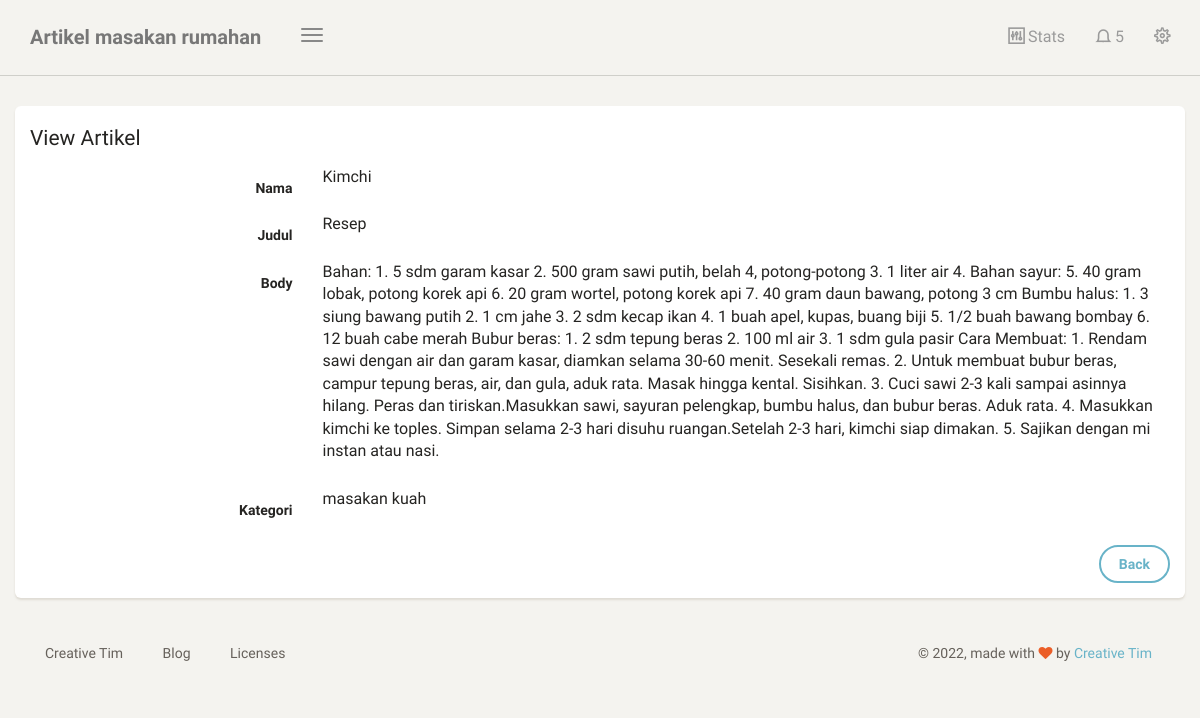
Screenshot of /dashboard/artikel/lihat/6 (signed in) with the database file from the repository.
### blog/models.py (models this page shows, shortened)
class Artikel(models.Model):
    nama = models.CharField(max_length=100,blank=True,null=True)
    judul = models.CharField(max_length=100)
    body = models.TextField()
    kategori = models.ForeignKey(Kategori, on_delete=models.CASCADE, blank=True,null=True)
    date = models.DateTimeField(auto_now_add=True)
    class meta :
        ordering = ['-id']
        verbose_name_plural = "Artikel"

class Kategori(models.Model):
    nama = models.CharField(max_length=100)
    def __str__(self):
         return self.nama
    class meta :
        verbose_name_plural = "Kategori"

### blog/views.py (the view)
# urls.py: path('artikel/lihat/<str:id>',lihat_artikel, name='lihat_artikel'),
@login_required
def lihat_artikel(request, id):
    template_name = "back/lihat_artikel.html"
    artikel = Artikel.objects.get(id=id)
    context = {
        'title' : 'View Artikel',
        'artikel' :artikel,
    }
    return render(request, template_name, context)

### templates/back/lihat_artikel.html (shortened to what this page needs)
{% extends 'back/base.html' %}
{% block content %}
<div class="content">
    <div class="container-fluid">
        <div class="row">
            <div class="col-6">
                <div class="card">
                    <form class="form-horizontal" method="POST">
                        <div class="card-header">
                            <h4 class="card-title">
                                {{title}}
                            </h4>
                        </div>
                        <div class="card-content">
                            <div class="form-group">
                                <label class="col-md-3 control-label">Nama</label>
                                <div class="col-md-9">
                                    <p>{{artikel.nama}}</p>
                                </div>
                            </div>
                            <div class="form-group">
                                <label class="col-md-3 control-label">Judul</label>
                                <div class="col-md-9">
                                    <p>{{artikel.judul}}</p>
                                </div>
                            </div>
                            <div class="form-group">
                                <label class="col-md-3 control-label">Body</label>
                                <div class="col-md-9">
                                    <p>{{artikel.body}}</p>
                                </div>
                            </div>
                            <div class="form-group">
                                <label class="col-md-3 control-label">Kategori</label>
                                <div class="col-md-9">
                                    <p>{{artikel.kategori}}</p>
                                </div>
                            </div>
                        </div>
                        <div class="card-footer text-right">
                            <div class="form-group">
                                <label class="col-md-3"></label>
                                <div class="col-md-9">
                                    <a class="bt btn btn-info" href="{% url 'table_artikel' %}">Back </a>
                                </div>
                            </div>
                        </div>
                    </form>
                </div>
            </div>
        </div>
</div>
{% endblock content %}

### rows the page displays
Artikel: nama "Kimchi", judul "Resep", body "Bahan: 1. 5 sdm garam kasar 2. 500 gram sawi putih, belah 4, potong-potong 3. 1 liter air 4. Bahan sayur: 5. 40 gram lobak, potong korek api 6. 20 gram wortel, potong korek api 7. 40 gram daun bawang, potong 3 cm Bumbu halus: 1. 3 siung bawang putih 2. 1 cm jahe 3. 2 sdm kecap ikan 4. 1 buah apel, kupas, buang biji 5. 1/2 buah bawang bombay 6. 12 buah cabe merah Bubur beras: 1. 2 sdm tepung beras 2. 100 ml air 3. 1 sdm gula pasir Cara Membuat: 1. Rendam sawi dengan air dan garam kasar, diamkan selama 30-60 menit. Sesekali remas. 2. Untuk membuat bubur beras, campur tepung beras, air, dan gula, aduk rata. Masak hingga kental. Sisihkan. 3. Cuci sawi 2-3 kali sampai asinnya hilang. Peras dan…", kategori "masakan kuah"

### other values shown
{{ title }} "View Artikel"
